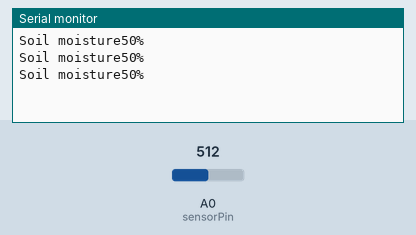
Bench run of a sketch on a simulated Arduino Uno, built with avr-gcc and run on an emulated ATmega328P. Parts: the last lines printed to the serial monitor. Inputs (shaded band) come from the test bench; at power-on: A0 (sensorPin) = 512.

Above: at 1.7 s.
1.8 s: A0 (sensorPin) set to 716
At 2.4 s:
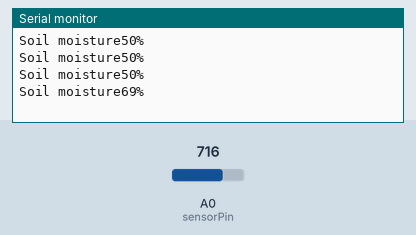
3.3 s: A0 (sensorPin) set to 900
At 3.8 s:
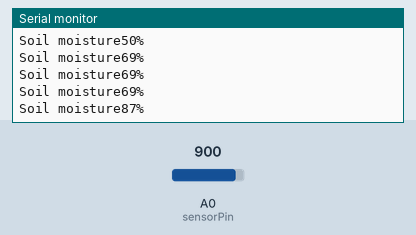
Timing chart, 0 to 6.3 s (numbered marks = the images above; inputs shaded):
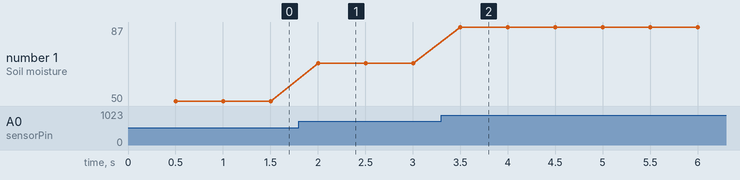

The sketch:

Soil_moisture.ino
```cpp
int sensorPin = A0;
void setup() {
  // put your setup code here, to run once:
Serial.begin(9600);
delay(500);

}

void loop() {
  // put your main code here, to run repeatedly:

int sensorValue;
sensorValue = analogRead(sensorPin);
sensorValue = map(sensorValue,0,1023,0,100);
if(sensorValue < 90)
{
Serial.print("Soil moisture");
Serial.print(sensorValue);
Serial.println("%");
}
delay(500);
}
```

Measured:
- after the input at 1.8 s, the serial monitor: prints a new line after 0.20 s (image 1)
- after the input at 3.3 s, the serial monitor: prints a new line after 0.20 s (image 2)
- plotted number 1: 50 → 69 after the input at 1.8 s, 69 → 87 after the input at 3.3 s
